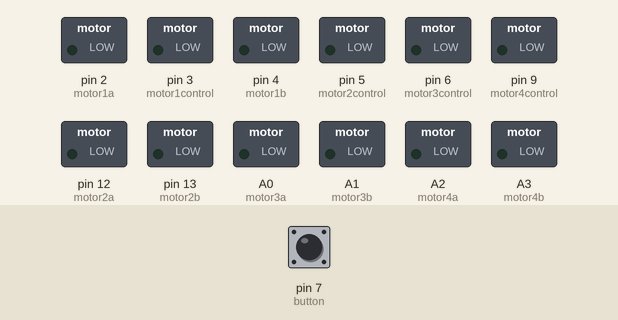
Recording of a sketch running on a simulated Arduino Uno, built with avr-gcc and run on an emulated ATmega328P. On the bench: switched loads named in the sketch (green lamp = pin HIGH). The inputs (shaded band) are chosen by the test bench; at power-on: pin 7 (button) LOW.

Above: at 1.2 s.
1.3 s: pin 7 (button) pulled HIGH for 0.15 s
At 4.3 s:
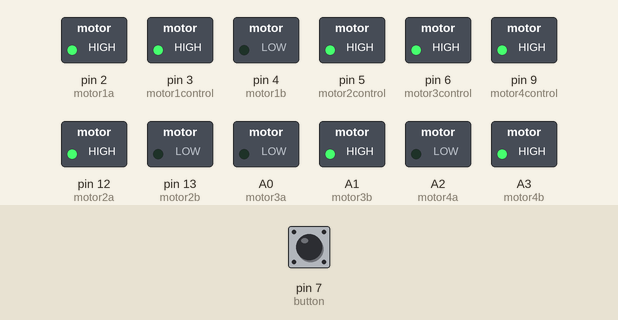
At 9.3 s:
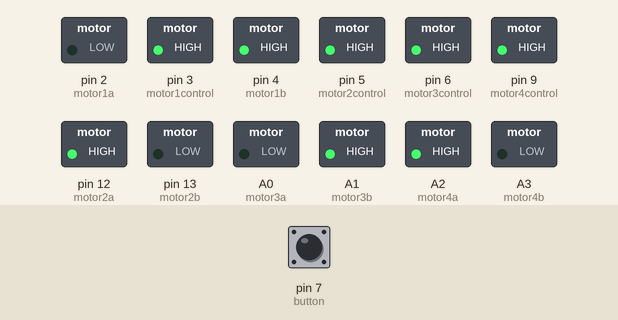
Timing chart, 0 to 10.8 s (numbered marks = the images above; inputs shaded):
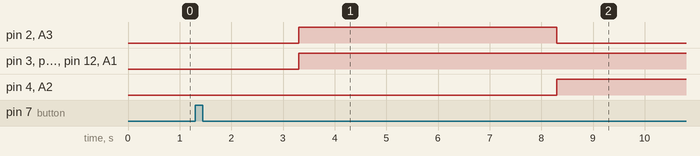

The sketch:

Arduino_Drone.ino
```cpp
#define button 7
#define motor1control 3
#define motor1a 2
#define motor1b 4
#define motor2control 5
#define motor2a 12
#define motor2b 13
#define motor3control 6
#define motor3a A0
#define motor3b A1
#define motor4control 9
#define motor4a A2
#define motor4b A3

int button_state;
int vel = 255;

void configMotors() {
  pinMode(button, INPUT);
  pinMode(motor1control, OUTPUT);
  pinMode(motor1a, OUTPUT);
  pinMode(motor1b, OUTPUT);
  pinMode(motor2control, OUTPUT);
  pinMode(motor2a, OUTPUT);
  pinMode(motor2b, OUTPUT);
  pinMode(motor3control, OUTPUT);
  pinMode(motor3a, OUTPUT);
  pinMode(motor3b, OUTPUT);
  pinMode(motor4control, OUTPUT);
  pinMode(motor4a, OUTPUT);
  pinMode(motor4b, OUTPUT);
  analogWrite(motor1control, 0);
  digitalWrite(motor1a, LOW);
  digitalWrite(motor1b, LOW);
  analogWrite(motor2control, 0);
  digitalWrite(motor2a, LOW);
  digitalWrite(motor2b, LOW);
  analogWrite(motor3control, 0);
  digitalWrite(motor3a, LOW);
  digitalWrite(motor3b, LOW);
  analogWrite(motor4control, 0);
  digitalWrite(motor4a, LOW);
  digitalWrite(motor4b, LOW);
}

void setup() {
  configMotors();
}

void loop() {
  // TODO
  button_state = digitalRead(button);
  if (button_state == HIGH) {
    delay(2000);
    analogWrite(motor1control, vel);
    digitalWrite(motor1a, HIGH);
    digitalWrite(motor1b, LOW);
    analogWrite(motor2control, vel);
    digitalWrite(motor2a, HIGH);
    digitalWrite(motor2b, LOW);
    analogWrite(motor3control, vel);
    digitalWrite(motor3a, LOW);
    digitalWrite(motor3b, HIGH);
    analogWrite(motor4control, vel);
    digitalWrite(motor4a, LOW);
    digitalWrite(motor4b, HIGH);
    delay(5000);
    analogWrite(motor1control, vel);
    digitalWrite(motor1a, LOW);
    digitalWrite(motor1b, HIGH);
    analogWrite(motor2control, vel);
    digitalWrite(motor2a, HIGH);
    digitalWrite(motor2b, LOW);
    analogWrite(motor3control, vel);
    digitalWrite(motor3a, LOW);
    digitalWrite(motor3b, HIGH);
    analogWrite(motor4control, vel);
    digitalWrite(motor4a, HIGH);
    digitalWrite(motor4b, LOW);
    delay(10000);
  }
}
```

Measured:
- after the input at 1.3 s, pin 2 (motor1a), A3 (motor4b): LOW → HIGH after 2.0 s, → LOW 5.0 s later; pin 3 (motor1control), pin 5 (motor2control), pin 6 (motor3control), pin 9 (motor4control), pin 12 (motor2a), A1 (motor3b): LOW → HIGH after 2.0 s; pin 4 (motor1b), A2 (motor4a): LOW → HIGH after 7.0 s
